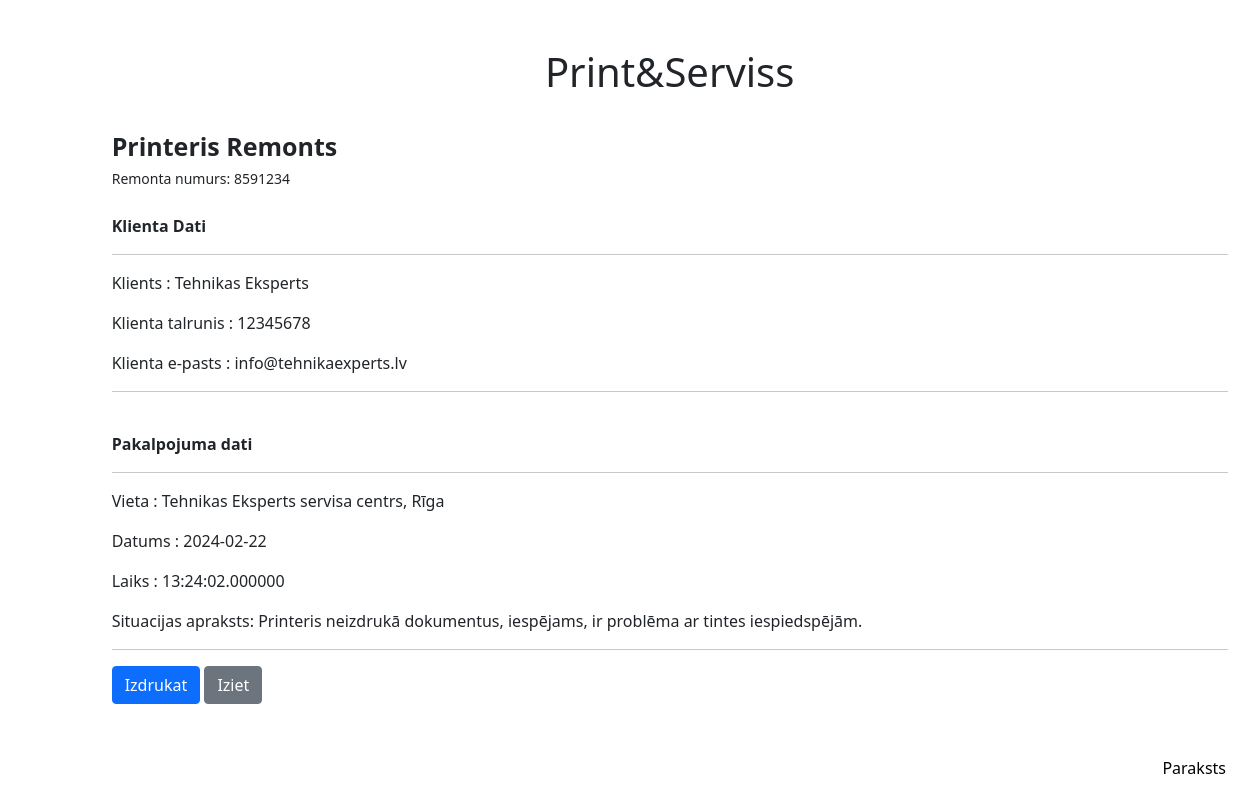
Page /print_service/2/ on the committed database.
### myapp/models.py (models this page shows, shortened)
class Pakalpojums(models.Model):
    pak_ID = models.AutoField(primary_key=True, unique=True)
    r_numurs = models.CharField(max_length=7, default=generate_unique_seven_digit_code)
    k_parole = models.CharField(max_length=4, default=generate_random_code)
    nosaukums = models.CharField(max_length=50)
    klients = models.CharField(max_length=50)
    k_talrunis = models.CharField(max_length=8)
    k_epasts = models.EmailField(max_length=50)
    datums = models.DateField()
    laiks = models.TimeField()
    vieta = models.CharField(max_length=40)
    sit_aprakts = models.TextField(max_length=300)
    darb_ID = models.ForeignKey(Darbinieki, on_delete=models.SET_NULL, null=True)
    status = models.BooleanField(null=True)
    darb_apraksts = models.TextField(max_length=300, default='0')
    darb_kval = models.SmallIntegerField(default='0')
    dar_atrums = models.SmallIntegerField(default='0')
    apkalposanas_lim = models.SmallIntegerField(default='0')
    ats_apraksts = models.TextField(max_length=150, default='0')

### myapp/views.py (the view)
# urls.py: path('print_service/<int:pk>/', print_service, name='print_service'),
def print_service(request, pk):
    pakalpojums = get_object_or_404(Pakalpojums, pak_ID=pk)
    return render(request, 'print_service.html', {'pakalpojums': pakalpojums})

### myapp/templates/print_service.html (shortened to what this page needs)
{% extends 'base.html' %}
{% block content %}
<h1>Print&Serviss </h1>
<br>
<strong style="font-size: 25px">{{ pakalpojums.nosaukums }}</strong>
<br><small>Remonta numurs: {{pakalpojums.r_numurs}} </small><br><br>
<strong>Klienta Dati</strong>
<div>
    <hr>
    <p>Klients : {{ pakalpojums.klients }}</p>
    <p>Klienta talrunis : {{ pakalpojums.k_talrunis}} </p>
    <p>Klienta e-pasts : {{ pakalpojums.k_epasts}}</p>
    <hr>
</div>
<br>
<strong>Pakalpojuma dati</strong>
<div>
    <hr>
    <p>Vieta : {{ pakalpojums.vieta }}</p>
    <p>Datums : {{ pakalpojums.datums|date:"Y-m-d" }} </p>
    <p>Laiks : {{ pakalpojums.laiks|date:"H:i:s.u" }}</p>
    <p>Situacijas apraksts: {{ pakalpojums.sit_aprakts }}</p>
    <hr>
</div>
<div id="signature">Paraksts</div>
<div id="signature-field"></div>
<div class="btn-container">
    <a href="{% url 'print_service' pk=pakalpojums.pk %}" class="btn btn-primary" onclick="printPage()">Izdrukat</a>
    <a href="{% url 'service_base' %}" class="btn btn-secondary">Iziet</a>
</div>
{% endblock %}

### myapp/templates/print_service.html (style rules this page uses)
#signature { position: fixed; bottom: 20px; right: 20px; font-size: 16px; color: black; }
#signature-field { position: fixed; bottom: 0; right: 20px; width: 200px; height: 50px; }
h1 { text-align: center }

### rows in the picture
Pakalpojums: nosaukums "Printeris Remonts", r_numurs "8591234", klients "Tehnikas Eksperts", k_talrunis "12345678", k_epasts "info@tehnikaexperts.lv", vieta "Tehnikas Eksperts servisa centrs, Rīga", datums "2024-02-22", laiks "13:24:02.000000", sit_aprakts "Printeris neizdrukā dokumentus, iespējams, ir problēma ar tintes iespiedspējām."
